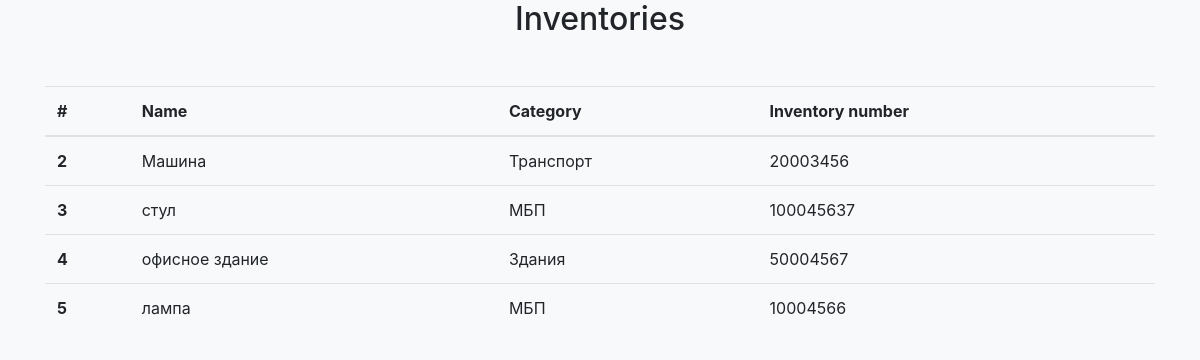
/goods/inventories/, run on the app's committed database.
### goods/models.py (models this page shows, shortened)
class Inventory(models.Model):
    name = models.CharField(max_length=200)
    category = models.ForeignKey(Category, on_delete=models.CASCADE)
    inventory_number = models.IntegerField()
    initial_cost = models.IntegerField()
    residual_value = models.IntegerField()

class Category(models.Model):
    name = models.CharField(max_length=100)
    first_invent_numbers = models.IntegerField()
    balance_group = models.IntegerField()

### goods/views.py (the view)
# urls.py: path('inventories/', views.inventory_view, name="all_inventories"),
def inventory_view(request):
    inventories = Inventory.objects.all()
    return render(request, 'inventories_list.html', {'inventories': inventories})

### goods/templates/inventories_list.html (shortened to what this page needs)
<!doctype html>
<html lang="en">
  <head>
    <link rel="stylesheet" href="https://cdn.jsdelivr.net/npm/bootstrap@4.6.1/dist/css/bootstrap.min.css">
  </head>
  <body class="bg-light">
    <div class="container">
        <h2 class="text-center mb-5">Inventories</h2>
        <table class="table table-hover">
            <thead>
              <tr>
                <th scope="col">#</th>
                <th scope="col">Name</th>
                <th scope="col">Category</th>
                <th scope="col">Inventory number</th>
              </tr>
            </thead>
            <tbody>
              {% for invent in inventories %}
              <tr>
                <th scope="row">{{ invent.id}}</th>
                <td>{{ invent.name }}</td>
                <td>{{ invent.category.name }}</td>
                <td>{{ invent.category.first_invent_numbers}}{{invent.inventory_number}}</td>
              </tr>
              {% endfor %}
            </tbody>
          </table>
    </div>
  </body>
</html>

### data on the page
Inventory: id "2", name "Машина", category.name "Транспорт", category.first_invent_numbers "2000", inventory_number "3456"
Inventory: id "3", name "стул", category.name "МБП", category.first_invent_numbers "1000", inventory_number "45637"
Inventory: id "4", name "офисное здание", category.name "Здания", category.first_invent_numbers "5000", inventory_number "4567"
Inventory: id "5", name "лампа", category.name "МБП", category.first_invent_numbers "1000", inventory_number "4566"
